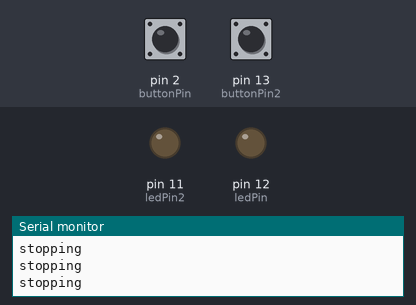
Bench run of a sketch on a simulated Arduino Uno, built with avr-gcc and run on an emulated ATmega328P. Shown: output pins drawn as LEDs (lit = HIGH), the last lines printed to the serial monitor. Dashed ring = blinking. The test bench sets the inputs (shaded band); at power-on: pin 2 (buttonPin) LOW, pin 13 (buttonPin2) LOW.

Above: at 1.2 s.
1.3 s: pin 2 (buttonPin) pulled HIGH for 0.15 s
At 1.38 s:
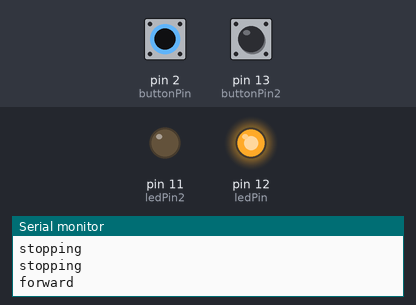
2.9 s: pin 13 (buttonPin2) pulled HIGH for 0.15 s
At 2.98 s:
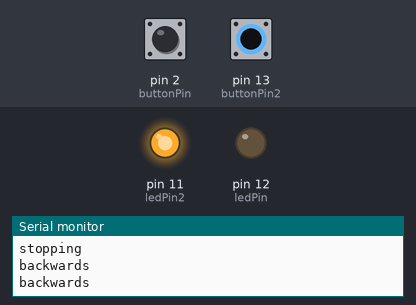
4.5 s: pin 13 (buttonPin2) pulled HIGH for 1 s
At 6.6 s:
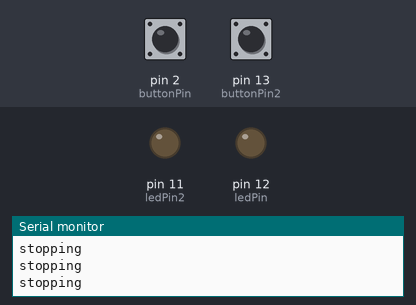
8.5 s: pin 2 (buttonPin) pulled HIGH for 1 s
At 9.0 s:
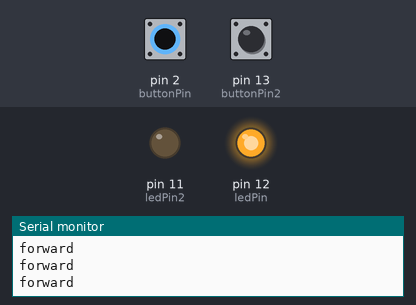
12.5 s: pin 13 (buttonPin2) pulled HIGH for 3.2 s
At 13.2 s:
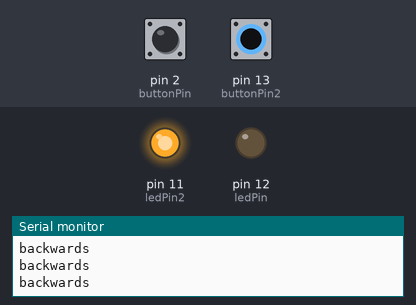
18.7 s: pin 2 (buttonPin) pulsed HIGH 2 times (0.12 s each, 0.3 s apart)
At 19.06 s:
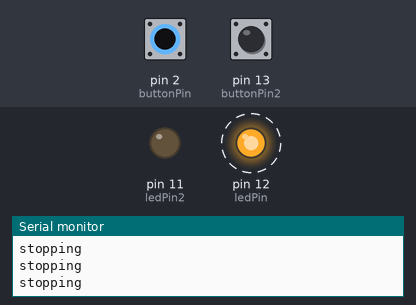
Timing chart, 0 to 21.7 s (numbered marks = the images above; inputs shaded):
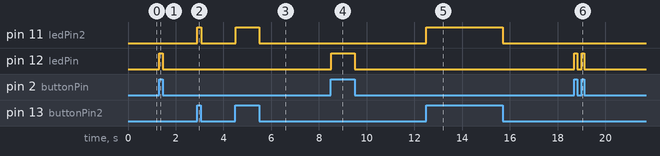

The sketch:

Hbridge.ino
```cpp
int enablePin = 9;

int motorPin1 = 5;
int motorPin2 = 6;

int buttonPin = 2;
int buttonPin2 = 13;

int ledPin =  12;
int ledPin2 = 11;

int buttonState;
int buttonState2;

void setup() {
  Serial.begin(9600);

  pinMode(ledPin, OUTPUT);
  pinMode(ledPin2, OUTPUT);

  pinMode(buttonPin, INPUT);
  pinMode(buttonPin2, INPUT);

  pinMode(motorPin1,INPUT);
  pinMode(motorPin2, INPUT);

  pinMode(enablePin, LOW);

}

void loop() {
  buttonState = digitalRead(buttonPin);
  buttonState2 = digitalRead(buttonPin2);

//forward
  if(buttonState == 1 && buttonState2 == 0){
    digitalWrite(enablePin, LOW);
    digitalWrite(motorPin1, HIGH);
    digitalWrite(motorPin2, LOW);
    digitalWrite(enablePin, HIGH);
    digitalWrite(ledPin, HIGH);
    digitalWrite(ledPin2, LOW);
   Serial.println("forward");
  }
//backwards
 else if(buttonState == 0 && buttonState2 == 1){
    digitalWrite(enablePin, LOW);
    digitalWrite(motorPin1, LOW);
    digitalWrite(motorPin2, HIGH);
    digitalWrite(enablePin, HIGH);
    digitalWrite(ledPin, LOW);
    digitalWrite(ledPin2, HIGH);
   Serial.println("backwards");
  }
//stop
  else {
    digitalWrite(enablePin, LOW);
    digitalWrite(motorPin1, LOW);
    digitalWrite(motorPin2, LOW);
    digitalWrite(ledPin, LOW);
    digitalWrite(ledPin2, LOW);
   Serial.println("stopping");
  }
}
```

Measured:
- after the input at 1.3 s, pin 12 (ledPin): LOW → HIGH at once, → LOW 0.15 s later
- after the input at 2.9 s, pin 11 (ledPin2): LOW → HIGH at once, → LOW 0.16 s later
- after the input at 4.5 s, pin 11 (ledPin2): LOW → HIGH at once, → LOW 1.0 s later
- after the input at 8.5 s, pin 12 (ledPin): LOW → HIGH at once, → LOW 1.0 s later
- after the input at 12.5 s, pin 11 (ledPin2): LOW → HIGH at once, → LOW 3.2 s later
- after the input at 18.7 s, pin 12 (ledPin): alternates HIGH for 0.12 s and LOW for 0.18 s, 4 changes in all, then stays LOW, starting at once
